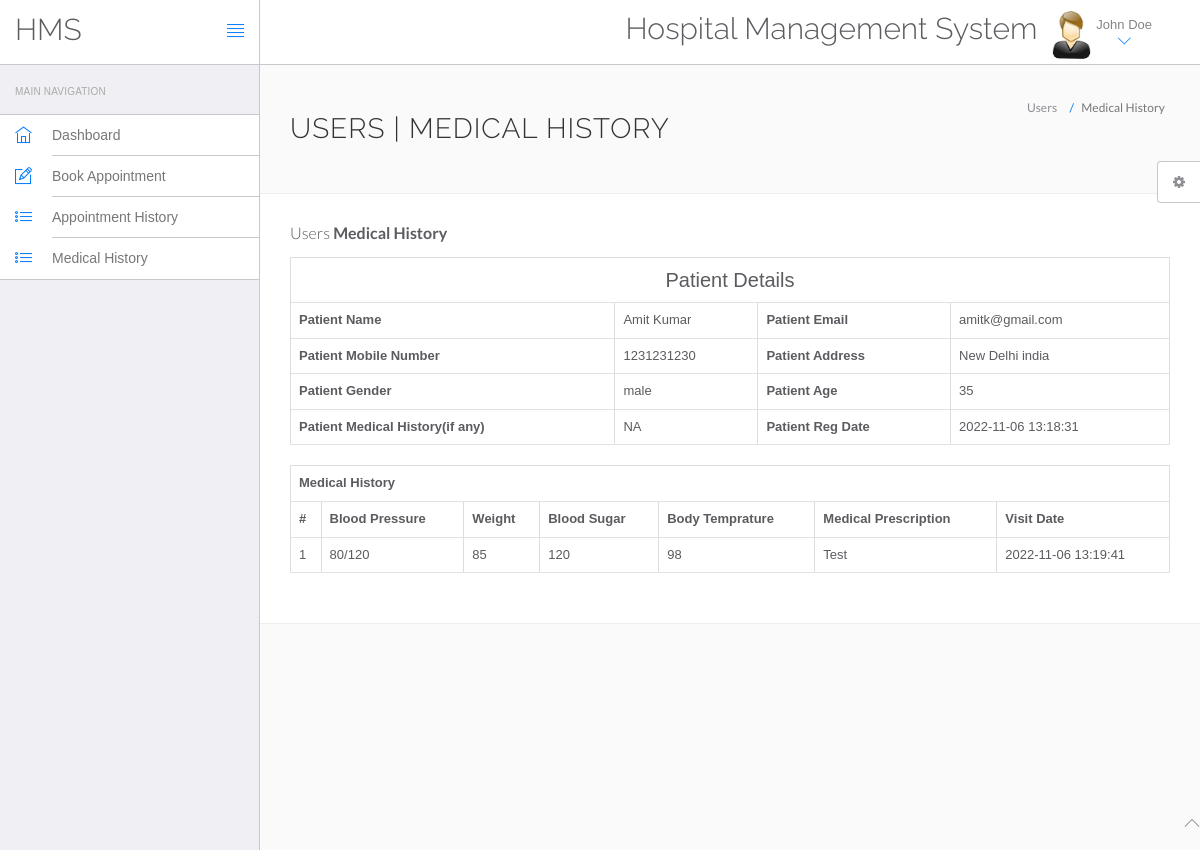
The page /hospital/hms/view-medhistory.php?viewid=1 (signed in) on the database its author committed.
### tables this page shows
CREATE TABLE `users` (
  `id` int(11) NOT NULL,
  `fullName` varchar(255) DEFAULT NULL,
  `address` longtext DEFAULT NULL,
  `city` varchar(255) DEFAULT NULL,
  `gender` varchar(255) DEFAULT NULL,
  `email` varchar(255) DEFAULT NULL,
  `password` varchar(255) DEFAULT NULL,
  `regDate` timestamp NULL DEFAULT current_timestamp(),
  `updationDate` timestamp NULL DEFAULT NULL ON UPDATE current_timestamp()
);

CREATE TABLE `tblpatient` (
  `ID` int(10) NOT NULL,
  `Docid` int(10) DEFAULT NULL,
  `PatientName` varchar(200) DEFAULT NULL,
  `PatientContno` bigint(10) DEFAULT NULL,
  `PatientEmail` varchar(200) DEFAULT NULL,
  `PatientGender` varchar(50) DEFAULT NULL,
  `PatientAdd` mediumtext DEFAULT NULL,
  `PatientAge` int(10) DEFAULT NULL,
  `PatientMedhis` mediumtext DEFAULT NULL,
  `CreationDate` timestamp NULL DEFAULT current_timestamp(),
  `UpdationDate` timestamp NULL DEFAULT NULL ON UPDATE current_timestamp()
);

CREATE TABLE `tblmedicalhistory` (
  `ID` int(10) NOT NULL,
  `PatientID` int(10) DEFAULT NULL,
  `BloodPressure` varchar(200) DEFAULT NULL,
  `BloodSugar` varchar(200) NOT NULL,
  `Weight` varchar(100) DEFAULT NULL,
  `Temperature` varchar(200) DEFAULT NULL,
  `MedicalPres` mediumtext DEFAULT NULL,
  `CreationDate` timestamp NOT NULL DEFAULT current_timestamp() ON UPDATE current_timestamp()
);

### hospital/hms/view-medhistory.php (the view, shortened to what this page needs)
<?php
include('include/config.php');
?>
<!DOCTYPE html>
<html lang="en">
	<head>
		<link rel="stylesheet" href="vendor/bootstrap/css/bootstrap.min.css">
		<link rel="stylesheet" href="vendor/fontawesome/css/font-awesome.min.css">
		<link rel="stylesheet" href="vendor/themify-icons/themify-icons.min.css">
		<link href="vendor/animate.css/animate.min.css" rel="stylesheet" media="screen">
		<link href="vendor/perfect-scrollbar/perfect-scrollbar.min.css" rel="stylesheet" media="screen">
		<link href="vendor/switchery/switchery.min.css" rel="stylesheet" media="screen">
		<link href="vendor/bootstrap-touchspin/jquery.bootstrap-touchspin.min.css" rel="stylesheet" media="screen">
		<link href="vendor/select2/select2.min.css" rel="stylesheet" media="screen">
		<link href="vendor/bootstrap-datepicker/bootstrap-datepicker3.standalone.min.css" rel="stylesheet" media="screen">
		<link href="vendor/bootstrap-timepicker/bootstrap-timepicker.min.css" rel="stylesheet" media="screen">
		<link rel="stylesheet" href="assets/css/styles.css">
		<link rel="stylesheet" href="assets/css/plugins.css">
		<link rel="stylesheet" href="assets/css/themes/theme-1.css" id="skin_color" />
	</head>
	<body>
		<div id="app">
<?php include('include/sidebar.php');?>
<div class="app-content">
<?php include('include/header.php');?>
<div class="main-content" >
<div class="wrap-content container" id="container">
<section id="page-title">
<div class="row">
<div class="col-sm-8">
<h1 class="mainTitle">Users | Medical History</h1>
</div>
<ol class="breadcrumb">
<li>
<span>Users</span>
</li>
<li class="active">
<span>Medical History</span>
</li>
</ol>
</div>
</section>
<div class="container-fluid container-fullw bg-white">
<div class="row">
<div class="col-md-12">
<h5 class="over-title margin-bottom-15">Users <span class="text-bold">Medical History</span></h5>
<?php
                               $vid=$_GET['viewid'];
                               $ret=mysqli_query($con,"select * from tblpatient where ID='$vid'");
$cnt=1;
while ($row=mysqli_fetch_array($ret)) {
                               ?>
<table border="1" class="table table-bordered">
 <tr align="center">
<td colspan="4" style="font-size:20px;color:blue">
 Patient Details</td></tr>
    <tr>
    <th scope>Patient Name</th>
    <td><?php  echo $row['PatientName'];?></td>
    <th scope>Patient Email</th>
    <td><?php  echo $row['PatientEmail'];?></td>
  </tr>
  <tr>
    <th scope>Patient Mobile Number</th>
    <td><?php  echo $row['PatientContno'];?></td>
    <th>Patient Address</th>
    <td><?php  echo $row['PatientAdd'];?></td>
  </tr>
    <tr>
    <th>Patient Gender</th>
    <td><?php  echo $row['PatientGender'];?></td>
    <th>Patient Age</th>
    <td><?php  echo $row['PatientAge'];?></td>
  </tr>
  <tr>
    <th>Patient Medical History(if any)</th>
    <td><?php  echo $row['PatientMedhis'];?></td>
     <th>Patient Reg Date</th>
    <td><?php  echo $row['CreationDate'];?></td>
  </tr>
<?php }?>
</table>
<?php
$ret=mysqli_query($con,"select * from tblmedicalhistory  where PatientID='$vid'");
 ?>
<table id="datatable" class="table table-bordered dt-responsive nowrap" style="border-collapse: collapse; border-spacing: 0; width: 100%;">
  <tr align="center">
   <th colspan="8" >Medical History</th>
  </tr>
  <tr>
    <th>#</th>
<th>Blood Pressure</th>
<th>Weight</th>
<th>Blood Sugar</th>
<th>Body Temprature</th>
<th>Medical Prescription</th>
<th>Visit Date</th>
</tr>
<?php
while ($row=mysqli_fetch_array($ret)) {
  ?>
<tr>
  <td><?php echo $cnt;?></td>
 <td><?php  echo $row['BloodPressure'];?></td>
 <td><?php  echo $row['Weight'];?></td>
 <td><?php  echo $row['BloodSugar'];?></td>
  <td><?php  echo $row['Temperature'];?></td>
  <td><?php  echo $row['MedicalPres'];?></td>
  <td><?php  echo $row['CreationDate'];?></td>
</tr>
<?php $cnt=$cnt+1;} ?>
</table>
</div>
</div>
</div>
</div>
</div>
</div>
</div>
	<?php include('include/footer.php');?>
	<?php include('include/setting.php');?>
	</body>
</html>

### hospital/hms/include/header.php (shortened to what this page needs)
<header class="navbar navbar-default navbar-static-top">
					<div class="navbar-header">
						<a class="navbar-brand" href="#">
							<h2 style="padding-top:20% ">HMS</h2>
						</a>
						<a href="#" class="sidebar-toggler pull-right visible-md visible-lg" data-toggle-class="app-sidebar-closed" data-toggle-target="#app">
							<i class="ti-align-justify"></i>
						</a>
					</div>
					<div class="navbar-collapse collapse">
						<ul class="nav navbar-right">
								<li  style="padding-top:2% ">
								<h2>Hospital Management System</h2>
							</li>
							<li class="dropdown current-user">
								<a href class="dropdown-toggle" data-toggle="dropdown">
									<img src="assets/images/images.jpg"> <span class="username">
									<?php $query=mysqli_query($con,"select fullName from users where id='".$_SESSION['id']."'");
while($row=mysqli_fetch_array($query))
{
	echo $row['fullName'];
}
									?> <i class="ti-angle-down"></i></i></span>
								</a>
							</li>
						</ul>
					</div>
				</header>

### hospital/hms/assets/css/themes/theme-1.css (style rules this page uses)
body { background: #FAFAFA; }
header .navbar-header { background: #ffffff !important; border-right-color: #c8c7cc !important; border-bottom-color: #c8c7cc !important; }
header .navbar-header .sidebar-toggler, header .navbar-header .sidebar-mobile-toggler { color: #007aff !important; }
header .navbar-header .navbar-brand { color: #777 !important; }
header .navbar-collapse { background: #ffffff !important; border-bottom-color: #c8c7cc !important; box-shadow: none !important; }
header .navbar-collapse .navbar-right > li > a { color: #777; }
header .navbar-collapse .navbar-right > li > a i { color: #007aff !important; }

### rows shown on the page
users: fullName "John Doe"
tblpatient: PatientName "Amit Kumar", PatientEmail "amitk@gmail.com", PatientContno "1231231230", PatientAdd "New Delhi india", PatientGender "male", PatientAge "35", PatientMedhis "NA", CreationDate "2022-11-06 13:18:31"
tblmedicalhistory: BloodPressure "80/120", Weight "85", BloodSugar "120", Temperature "98", MedicalPres "Test", CreationDate "2022-11-06 13:19:41"
